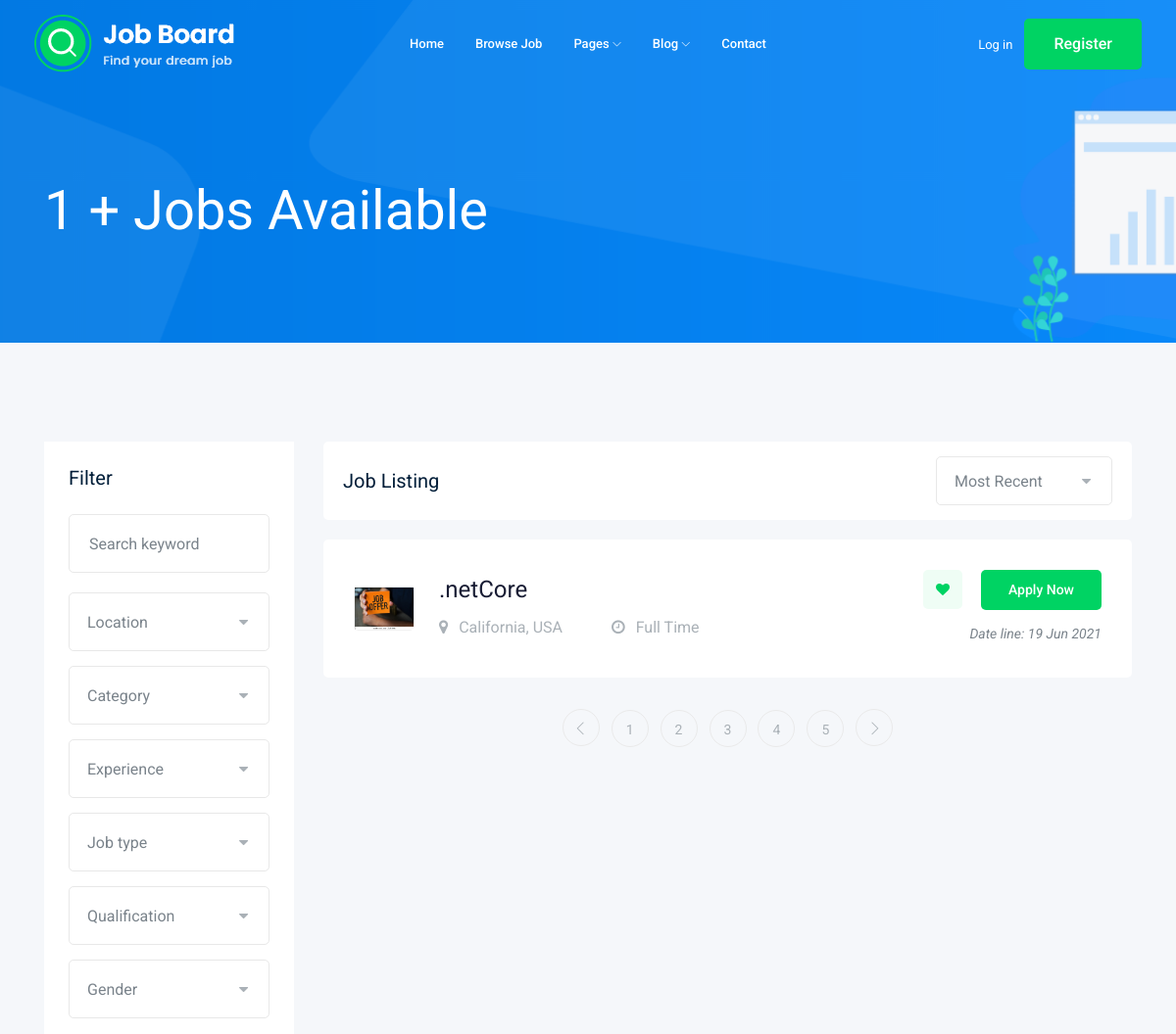
The app's page /jobs/?page=3 (upper part), older data.
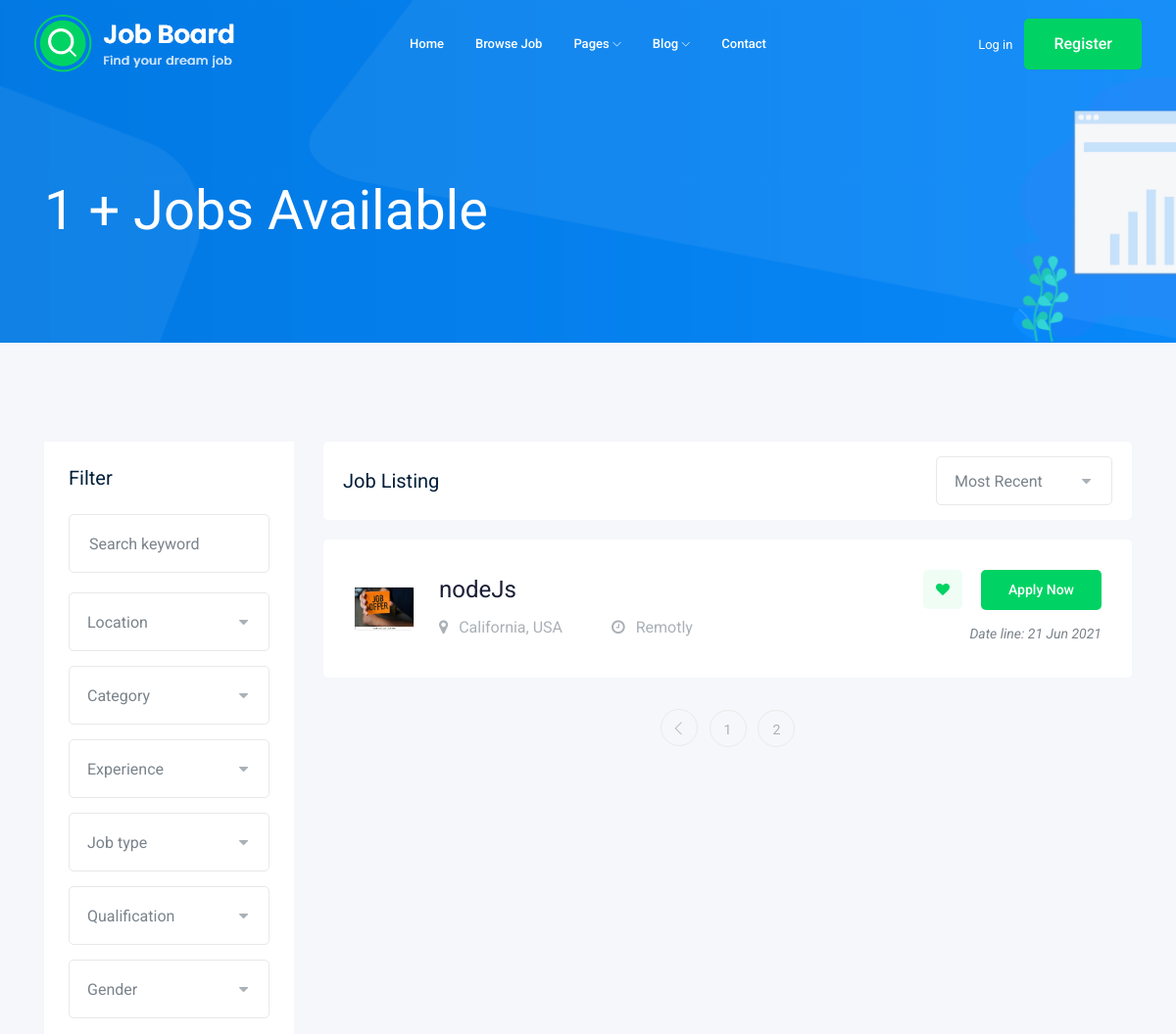
The same page, newer data.
### job/models.py (models this page shows, shortened)
class Job(models.Model):
	employer = models.ForeignKey(User,  on_delete=models.CASCADE)
	title = models.CharField(max_length=50)
	job_type = models.CharField(max_length=50,choices = jobType)
	Description = models.TextField(max_length = 1000)
	publishedAt = models.DateTimeField(auto_now=True)
	Vacancy = models.IntegerField(default=1)
	salary = models.IntegerField(default=0)
	exp = models.IntegerField(default=1)
	cat = models.ForeignKey(Category,verbose_name = "Category Name", on_delete=models.CASCADE)
	image = models.ImageField(upload_to="media/jobs/", default='media/default/job-offer-on-orange-note-260nw-752376046.jpg')
	slug = models.SlugField(blank=True,null=True)

### job/views.py (the view)
# urls.py: path('', views.jobList,name="jobList"),
def jobList(request):
	paginator = Paginator(Job.objects.all(),1)
	pNum = request.GET.get("page")
	pObjs = paginator.get_page(pNum)
	return render(request,'job/allJobs.html', {'jobs':pObjs})

### job/templates/job/allJobs.html (shortened to what the changed rows need)
{% extends 'base.html' %}
{% block body %}
    <div class="job_listing_area plus_padding">
        <div class="container">
            <div class="row">
                <div class="col-lg-9">
                    <div class="job_lists m-0">
                        <div class="row">
                        {% for job in jobs %}
                            <div class="col-lg-12 col-md-12">
                                <div class="single_jobs white-bg d-flex justify-content-between">
                                    <div class="jobs_left d-flex align-items-center">
                                        <div class="thumb">
                                            <img src="{{job.image.url}}" width="60px" alt="">
                                        </div>
                                        <div class="jobs_conetent">
                                            <a href="{% url 'jobs:jobDetail' job.slug %}"><h4>{{job.title}}</h4></a>
                                            <div class="links_locat d-flex align-items-center">
                                                <div class="location">
                                                    <p> <i class="fa fa-map-marker"></i> California, USA</p>
                                                </div>
                                                <div class="location">
                                                    <p> <i class="fa fa-clock-o"></i> {{job.job_type}}</p>
                                                </div>
                                            </div>
                                        </div>
                                    </div>
                                    <div class="jobs_right">
                                        <div class="apply_now">
                                            <a class="heart_mark" href="#"> <i class="fa fa-heart"></i> </a>
                                            <a href="{% url 'jobs:jobDetail' job.slug %}" class="boxed-btn3">Apply Now</a>
                                        </div>
                                        <div class="date">
                                            <p>Date line: {{job.publishedAt |date:'d M o'}}</p>
                                        </div>
                                    </div>
                                </div>
                            </div>
                            {% endfor %}
                        </div>
                        <div class="row">
                            <div class="col-lg-12">
                                {% if jobs.has_other_pages %}
                                    <div class="pagination_wrap">
                                        <ul>
                                            {% for job in jobs.paginator.page_range %}
                                                <li><a href="?page={{job}}"><span>{{job}}</span></a></li>
                                            {% endfor %}
                                            {% if jobs.has_next %}
                                                <li><a href="?page={{jobs.next_page_number}}"> <i class="ti-angle-right"></i> </a></li>
                                            {% endif %}
                                        </ul>
                                    </div>
                                {% endif %}
                            </div>
                        </div>
                    </div>
                </div>
            </div>
        </div>
    </div>
{% endblock body %}

Row changes from the older to the newer data that the page shows:
removed Job: image (picture), title ".netCore", job_type "Full Time", publishedAt "19 Jun 2021"
now on this page (row edited): Job: image (picture), title "nodeJs", job_type "Remotly", publishedAt "21 Jun 2021"
Text that changed along with them:
list line gone: "3"
list line gone: "4"
list line gone: "5"
